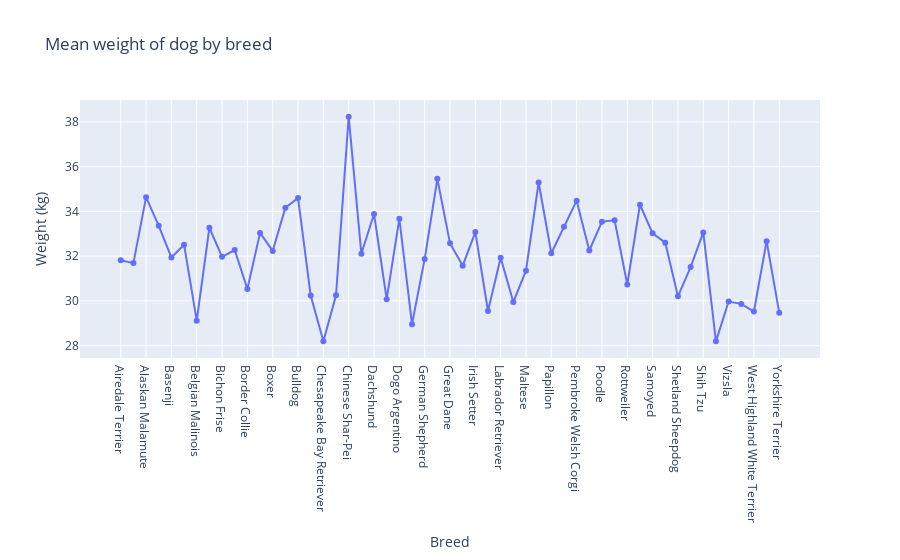

Write notebook code for a chart like this one.
### Code cell
# mean weight by breed 

fig = px.line(mean_weight_by_breed, x = 'Breed', y = 'Weight (kg)',
             title = 'Mean weight of dog by breed',
             markers = True)

fig.show()

### Figure 1 — Plotly figure (JSON) as saved in the notebook; plotly's stock layout.template omitted (floating-point values rounded to 4 significant figures)
{"data": [{"hovertemplate": "Breed=%{x}<br>Weight (kg)=%{y}<extra></extra>", "legendgroup": "", "line": {"color": "#636efa", "dash": "solid"}, "marker": {"symbol": "circle"}, "mode": "lines+markers", "name": "", "orientation": "v", "showlegend": false, "type": "scatter", "x": ["Airedale Terrier", "Akita", "Alaskan Malamute", "Australian Shepherd", "Basenji", "Beagle", "Belgian Malinois", "Bernese Mountain Dog", "Bichon Frise", "Bloodhound", "Border Collie", "Boston Terrier", "Boxer", "Bull Terrier", "Bulldog", "Cavalier King Charles Spaniel", "Chesapeake Bay Retriever", "Chihuahua", "Chinese Shar-Pei", "Cocker Spaniel", "Dachshund", "Doberman Pinscher", "Dogo Argentino", "French Bulldog", "German Shepherd", "Golden Retriever", "Great Dane", "Havanese", "Irish Setter", "Jack Russell Terrier", "Labrador Retriever", "Lhasa Apso", "Maltese", "Miniature Schnauzer", "Papillon", "Pekingese", "Pembroke Welsh Corgi", "Pomeranian", "Poodle", "Pug", "Rottweiler", "Saint Bernard", "Samoyed", "Schnauzer", "Shetland Sheepdog", "Shiba Inu", "Shih Tzu", "Siberian Husky", "Vizsla", "Weimaraner", "West Highland White Terrier", "Whippet", "Yorkshire Terrier"], "xaxis": "x", "y": [31.82, 31.69, 34.64, 33.35, 31.94, 32.51, 29.11, 33.27, 31.97, 32.27, 30.53, 33.04, 32.23, 34.16, 34.6, 30.23, 28.19, 30.25, 38.23, 32.1, 33.88, 30.08, 33.67, 28.96, 31.87, 35.45, 32.57, 31.56, 33.07, 29.55, 31.92, 29.95, 31.35, 35.29, 32.12, 33.31, 34.48, 32.25, 33.54, 33.6, 30.73, 34.3, 33.02, 32.6, 30.2, 31.51, 33.06, 28.19, 29.97, 29.86, 29.52, 32.67, 29.47], "yaxis": "y"}], "layout": {"legend": {"tracegroupgap": 0}, "title": {"text": "Mean weight of dog by breed"}, "xaxis": {"anchor": "y", "domain": [0, 1], "title": {"text": "Breed"}}, "yaxis": {"anchor": "x", "domain": [0, 1], "title": {"text": "Weight (kg)"}}}}
